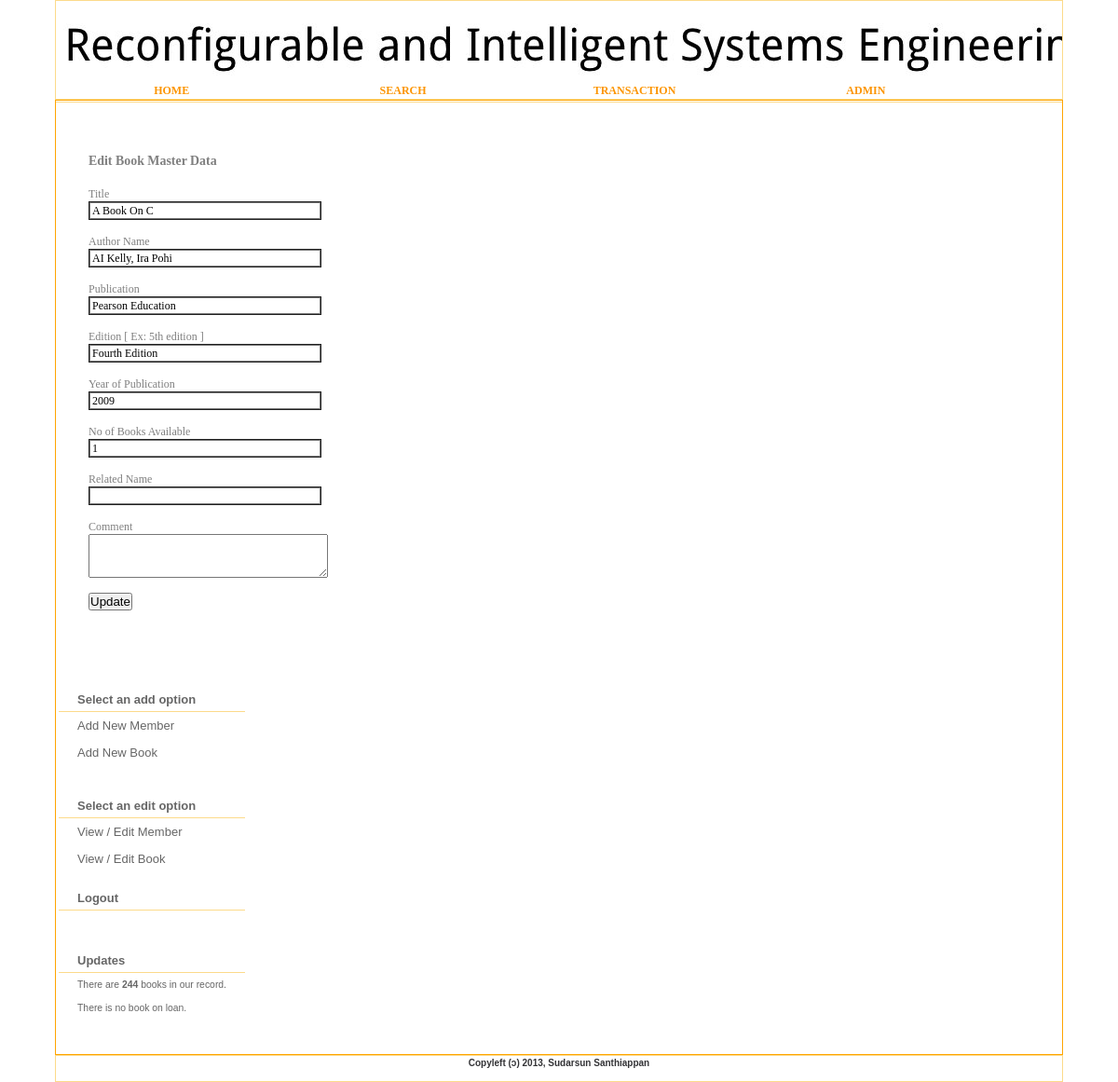
Page /library/book_update.php?action=edit&id=129 (signed in) on the committed database.
### tables this page shows
CREATE TABLE `book` (
  `book_id` int(8) NOT NULL AUTO_INCREMENT,
  `title` varchar(200) NOT NULL,
  `author` varchar(200) DEFAULT NULL,
  `publication` text,
  `edition` varchar(50) DEFAULT NULL,
  `year` year(4) DEFAULT NULL,
  `total_holding` int(4) DEFAULT NULL,
  `related_name` varchar(255) DEFAULT NULL,
  `book_remark` text,
  PRIMARY KEY (`book_id`)
);

### library/book_update.php (the view, shortened to what this page needs)
<html xmlns="http://www.w3.org/1999/xhtml">
    <head>
        <link href="/library/css/default.css" rel="stylesheet" type="text/css" />
    </head>
         <?php
switch ($_GET['action']) {
    case "edit":
      $updatesql = "SELECT * FROM book
                   WHERE book_id = '" . $_GET['id'] . "'";
      $result = mysql_query($updatesql)
        or die("Invalid query: " . mysql_error());
      $row = mysql_fetch_array($result);
$title = $row['title'];
$author=$row['author'];
$publication=$row['publication'];
$edition=$row['edition'];
$year=$row['year'];
$total_holding=$row['total_holding'];
$related_name=$row['related_name'];
$book_remark=$row['book_remark'];
break;
  }
?>
    <body>
        <div id="wrapper">
     <?php include $_SERVER['DOCUMENT_ROOT'] .'/library/includes/header.php';?>
            <div id="page">
                <div id="content">
                    <div id="welcome">
                        <h2>Edit Book Master Data</h2>
<form action="book_update_comit.php?action=<?php
             echo $_GET['action']; ?>&type=book&id=<?php
  echo $_GET['id']; ?>" method="post">
        <div id="UILabel">Title</div>
  <input class="form_tfield" type="text" name="title" value="<?php echo $title; ?>" /><br><br>
  <div id="UILabel">Author Name</div>
  <input class="form_tfield" type="text" name="author" value="<?php echo $author; ?>" /><br><br>
  <div id="UILabel">Publication</div>
  <input class="form_tfield" type="text" name="publication" value="<?php echo $publication; ?>" /><br><br>
  <div id="UILabel">Edition [ Ex: 5th edition ]</div>
  <input class="form_tfield" type="text" name="edition" value="<?php echo $edition; ?>" /><br><br>
  <div id="UILabel">Year of Publication</div>
  <input class="form_tfield" type="text" name="year" value="<?php echo $year; ?>" /><br><br>
  <div id="UILabel">No of Books Available</div>
  <input class="form_tfield" type="text" name="total_holding" value="<?php echo $total_holding; ?>" /><br><br>
    <div id="UILabel">Related Name</div>
  <input class="form_tfield" type="text" name="related_name" value="<?php echo $related_name; ?>" /><br><br>
                     <div id="UILabel" >Comment</div>
  <TEXTAREA NAME="book_remark" COLS=30 ROWS=3 ><?php echo $book_remark; ?></TEXTAREA>
  <br></br>
<input type="submit" value="Update" />
</form>
                    </div>
                </div>
                <div id="sidebar">
                    <ul>
                        <?php include $_SERVER['DOCUMENT_ROOT'] .'/library/includes/nav_library.php';?>
                            <?php include $_SERVER['DOCUMENT_ROOT'] .'/library/includes/updates.php';?>
                    </ul>
                </div>
                <div style="clear: both; height: 1px"></div>
            </div>
 <?php include $_SERVER['DOCUMENT_ROOT'] .'/library/includes/footer.php';?>
        </div>
    </body>
</html>

### css/default.css (style rules this page uses)
* { margin: 0px; padding: 0px; }
.form_tfield { FONT-WEIGHT: normal; FONT-SIZE: 12px; COLOR: #000000; BORDER-TOP-STYLE: groove; FONT-STYLE: normal; FONT-FAMILY: verdana; BORDER-RIGHT-STYLE: ridge; BORDER-LEFT-STYLE: groove; BACKGROUND-COLOR: white; BORDER-BOTTOM-STYLE: ridge; width:250px;height:20px;padding:2px; }
#UILabel { font-size:9pt; color:gray; }
body { font-size: 13px; color: #333336; font-family: Arial, Helvetica, sans-serif; }
h1, h2, h3 { color: #AA2808; }
p, blockquote, ul, ol { margin-bottom: 20px; line-height: 1.6em; }
#page { width: 90%; margin:0 auto;min-height:520px; border:1px solid orange; background-color:white; }
#content { position:relative;top:22px; width: 90%; padding: 35px 10px 50px 35px; text-align:justify; font-family: Verdana; }
#content h1, #content h2, #content h3 { margin-bottom: 20px; color: gray; }
#content h2 { font-size: 107%; }
#sidebar { position:relative; top:15px;left:3px; float: left; padding: 20px 0px 30px 0px; color: #666666; }
#sidebar ul { margin: 0; padding: 0; list-style: none; line-height: normal;color: #666666; }

### rows in the picture
book: title "A Book On C", author "AI Kelly, Ira Pohi", publication "Pearson Education", edition "Fourth Edition", year "2009", total_holding "1"

### other values in the picture
$num_supp_name "244"
$message "There is no book on loan."
